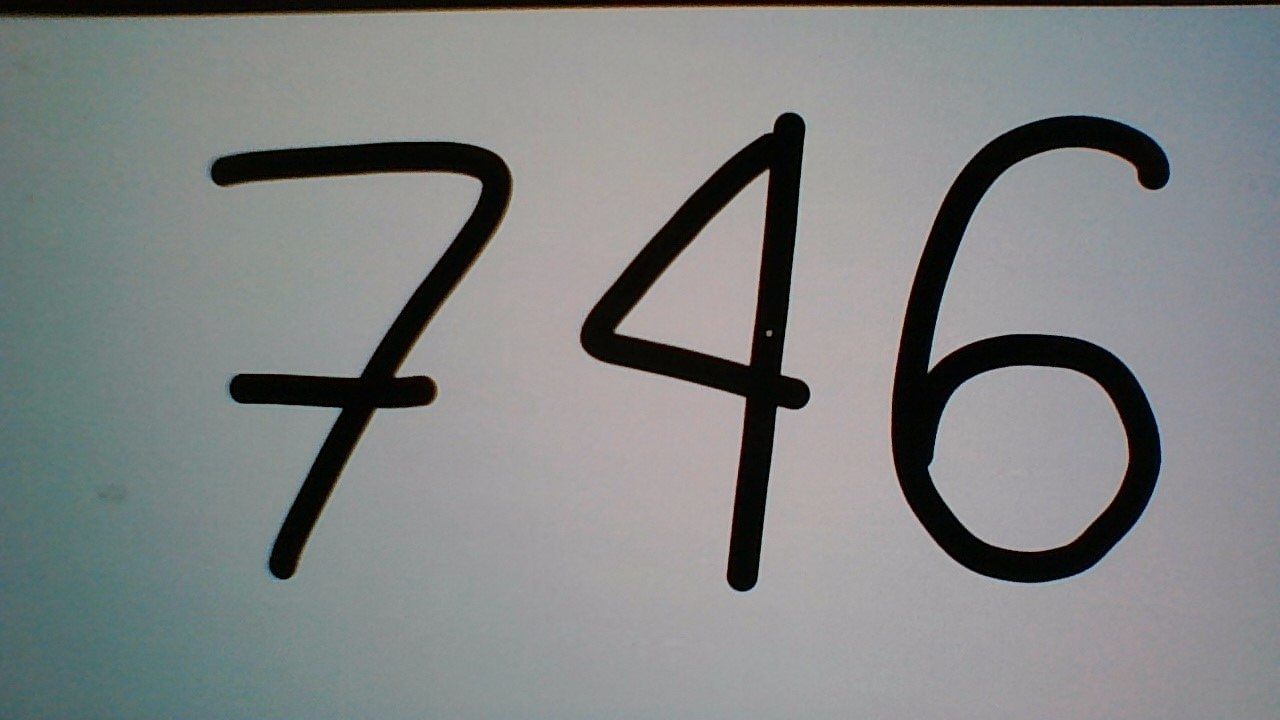
#> input picture Data_Testing6.jpg, 1280 x 720 px
$ jupyter execute --allow-errors Realtime_Number_Detection.ipynb   (text cells are left out)
#> lines starting #> are read from the running program, lines starting #| are printed output that depends on the picture; after the words box and inside, x2 and y2 are one past the last pixel; in counts of white or black regions, pixels touching at a corner belong together
[cell 1]
#import required library
from keras.models  import load_model
import numpy as np
import cv2

#load your model here MNIST-CNN.model
#> (the rest of this cell did not finish here and is left out)

[cell 2]
import cv2
from matplotlib import pyplot as plt

Foto = cv2.imread('Data_Testing6.jpg')
#> Foto is the input picture: shape (720, 1280, 3); mean B, G, R 132.7, 132.6, 129.3
Foto = cv2.cvtColor(Foto,cv2.COLOR_BGR2RGB)

plt.imshow(Foto), plt.title('Same as original')

[cell 3]
FotoEdit1 = cv2.cvtColor(Foto,cv2.COLOR_BGR2GRAY)
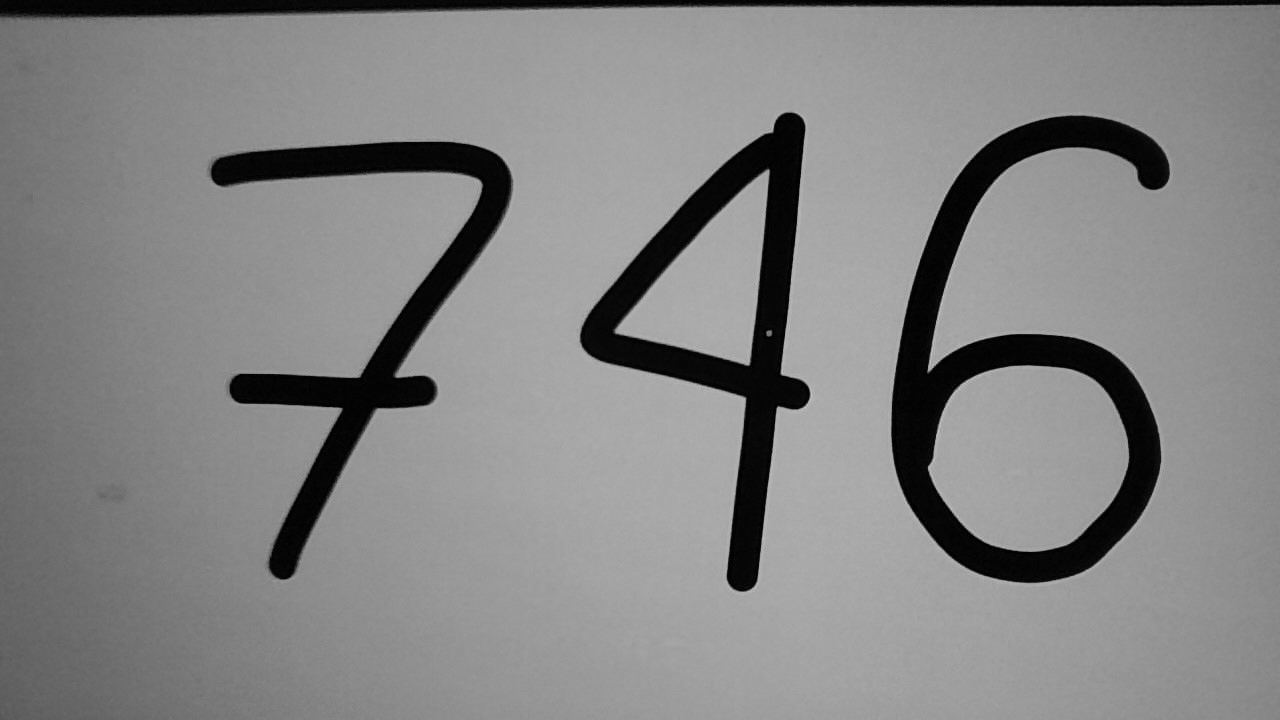
#> FotoEdit1: shape (720, 1280); min 0, max 205, mean 132.2

plt.imshow(FotoEdit1, cmap='gray'), plt.title('Edit 1')

[cell 4]
FotoEdit2 = cv2.GaussianBlur(FotoEdit1, (5, 5), 0)

plt.imshow(FotoEdit2, cmap='gray'), plt.title('Edit 2')

[cell 5]
ret, img = cv2.threshold(FotoEdit2, 127, 255, cv2.THRESH_BINARY_INV+cv2.THRESH_OTSU)
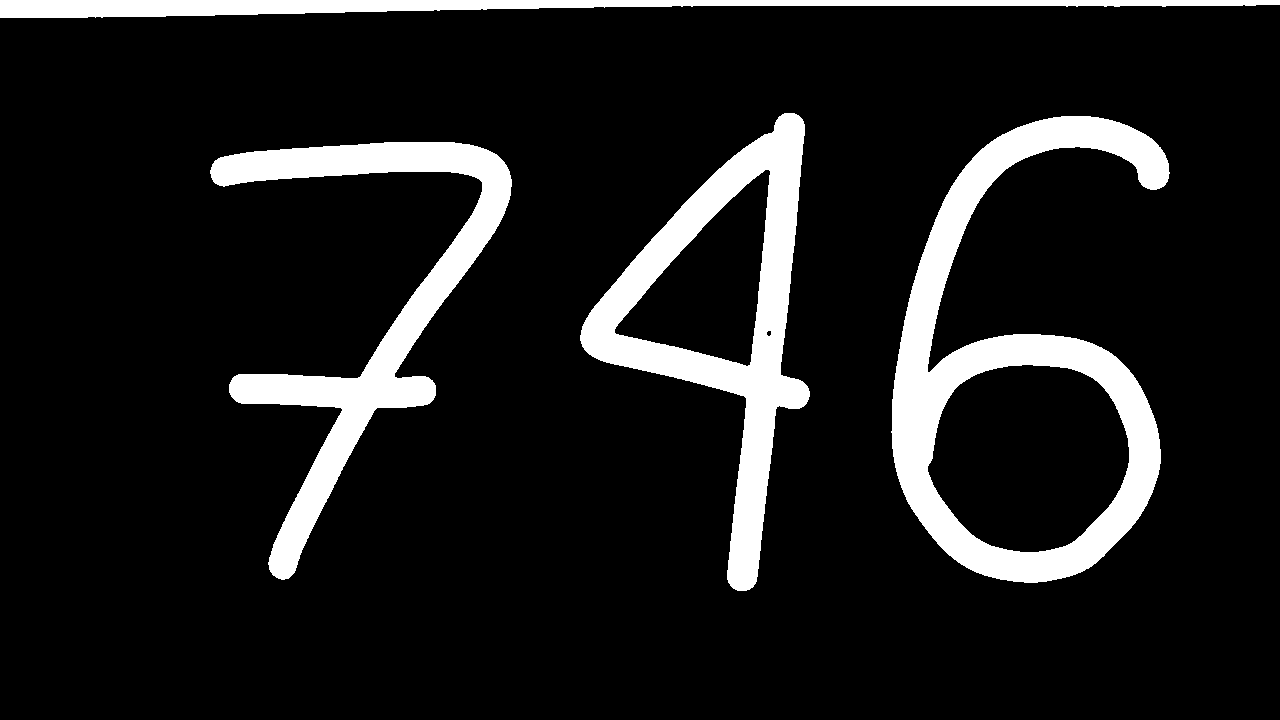
#> img: shape (720, 1280); 11.4% white; 4 white regions
#> ret = 79

plt.imshow(img, cmap='gray'), plt.title('Edit 3')

[cell 6]
ctrs, hier = cv2.findContours(img, cv2.RETR_EXTERNAL, cv2.CHAIN_APPROX_SIMPLE)
#> ctrs = 4 contours; box (x1, y1, x2, y2) and area: (891, 116, 1170, 583) 65662, (580, 113, 810, 591) 42870, (210, 142, 512, 580) 26218, (0, 0, 1280, 18) 10880
cv2.drawContours(Foto,ctrs,-1,(255,255,0),2)
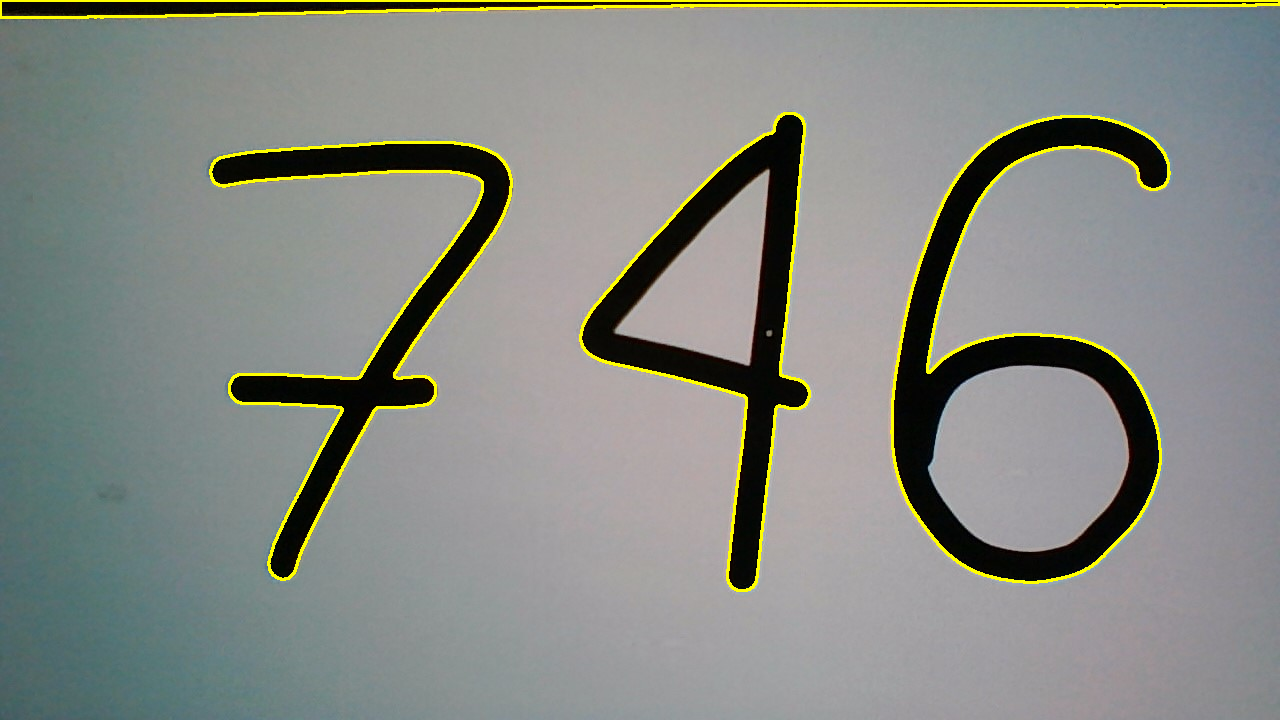
#> Foto: shape (720, 1280, 3); mean R, G, B 134.1, 137.5, 131.4
rects = [cv2.boundingRect(ctr) for ctr in ctrs]
#> rects = [(210, 142, 302, 438), (891, 116, 279, 467), (580, 113, 230, 478), (0, 0, 1280, 18)]
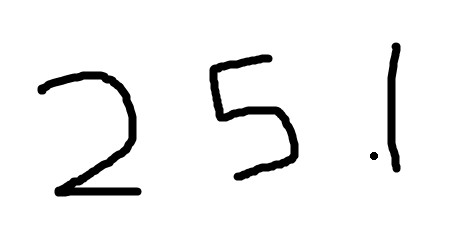
#> input picture Data_Testing.jpg, 475 x 240 px, given in place of the camera
#> further down, image is the input picture: shape (240, 475, 3); min 0, max 255, mean 241.7
#> `img = cv2.GaussianBlur(img, (5, 5), 0)`:
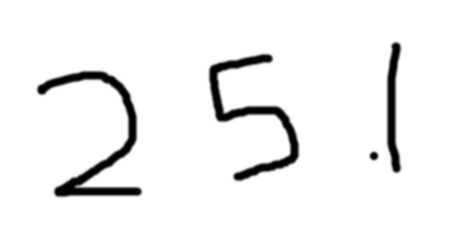
#> img: shape (240, 475); min 0, max 255, mean 241.7
#> `ret, img = cv2.threshold(img, 127, 255, cv2.THRESH_BINARY_INV+cv2.THRE..`:
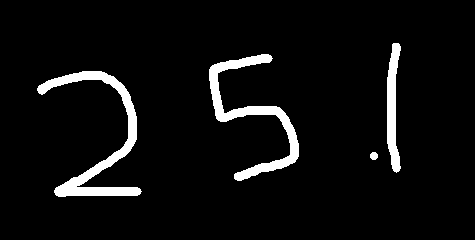
#> img: shape (240, 475); 5.6% white; 4 white regions
#> `ret, img = cv2.threshold(img, 127, 255, cv2.THRESH_BINARY_INV+cv2.THRE..`: ret = 145
#> `ctrs, hier = cv2.findContours(img, cv2.RETR_EXTERNAL, cv2.CHAIN_APPROX..`: ctrs = 4 contours; box (x1, y1, x2, y2) and area: (37, 71, 142, 197) 2460, (209, 54, 299, 181) 2182, (387, 43, 401, 173) 1000, (370, 152, 378, 160) 41
#> `cv2.drawContours(image,ctrs,-1,(255,255,0),2)`:
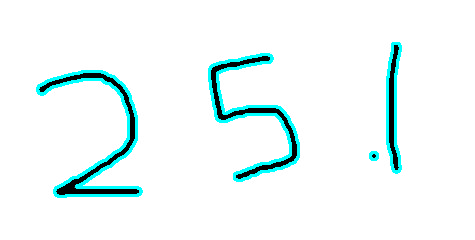
#> image: shape (240, 475, 3); 4.3% of pixels changed, all inside (x1, y1, x2, y2) = (36, 42, 402, 198)
#> `rects = [cv2.boundingRect(ctr) for ctr in ctrs]`: rects = [(370, 152, 8, 8), (37, 71, 105, 126), (209, 54, 90, 127), (387, 43, 14, 130)]

plt.imshow(Foto, cmap='gray'), plt.title('Edit 3')

#> (a cell that did not finish here is left out)

[cell 8]
# import the opencv library
import cv2


# define a video capture object
vid = cv2.VideoCapture(0)

#> (the rest of this cell did not finish here and is left out)
